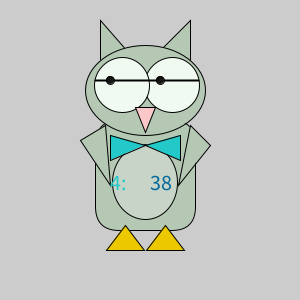
Frame 1 (no input)
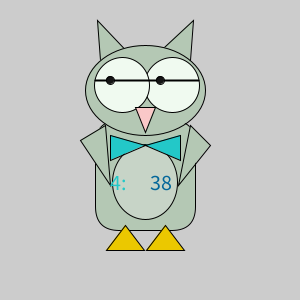
Frame 60 (the mouse pressed at the canvas centre just before this capture)
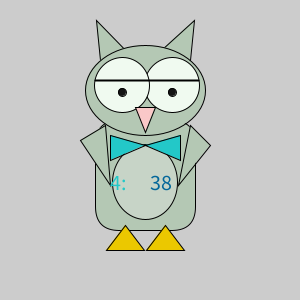
Frame 120 (the mouse held since frame 60 and released just before this capture)

The Processing sketch that drew these frames (run headless with seeded random() and noise(); from frame 60 on, the mouse is pressed at the canvas centre):

// Processing sketch: processing_86131
// ── processing_86131.pde

int myX;
int myY;
void setup()
{
  size(300,300);
}

void draw() {
  background(204);
  
 
int s = second (); //Values from 0-59
int m = minute();  // Values from 0 - 59
  int h = hour();    // Values from 0 - 23


  

size(300, 300);
fill(180, 200, 180);
myX=mouseX;
myY=mouseY;



rect(95, 120, 100, 110, 24);//body(xytopleft,width,height,edges)
triangle(s+160, 20, 190, 60, 150, 60);//R-Ear
triangle(130-s, 20, 135, 60, 100, 60);//L-Ear
triangle(105, 125, 80, 140, 110, 185);//LWing
triangle(190, 125, 210, 145, 178, 185);//RWing
ellipse(145, 90, 120, 90);//this is the head
fill(230, 230, 230, 100);//belly color
ellipse(145, 182, 65, 75);//belly
fill(240, 250, 240);//eyes
ellipse(172, 85, 55, 55);//R eye
ellipse(122, 85, 55, 55);//L eye
strokeWeight(2);
line(95, 80, 198, 80);//line-eyes
strokeWeight(1);
fill(20, 20, 20);//pupils
ellipse(myX/12+160, myY/12+80, 8, 8);//R pupil
ellipse(myX/12+110, myY/12+80, 8, 8);//L pupil
fill(250, 200, 200);//mouth color
triangle(145, 132, 155, 107, 135, 107);//mouth
fill(235, 200, 0);//feet color
triangle(125, 225, 144, 250, 106, 250);//Lfoot
triangle(165, 225, 184, 250, 146, 250);//Rfoot
fill(35, 200, 200);//bowtie

triangle(110, 160, 145, 145, 110, 135);//Lbow
triangle(180, 160, 180, 135, 145, 145);//Rbow

  

textSize(22);
text(h+":", 110, 190); 
fill(0, 102, 153, 251);
text(m, 150, 190);
fill(0, 102, 153, 251);



}

void mouseClicked() {
fill(100, 100, 100);//eyes
ellipse(172, 85, 55, 55);//R eye
ellipse(122, 85, 55, 55);//L eye

}
